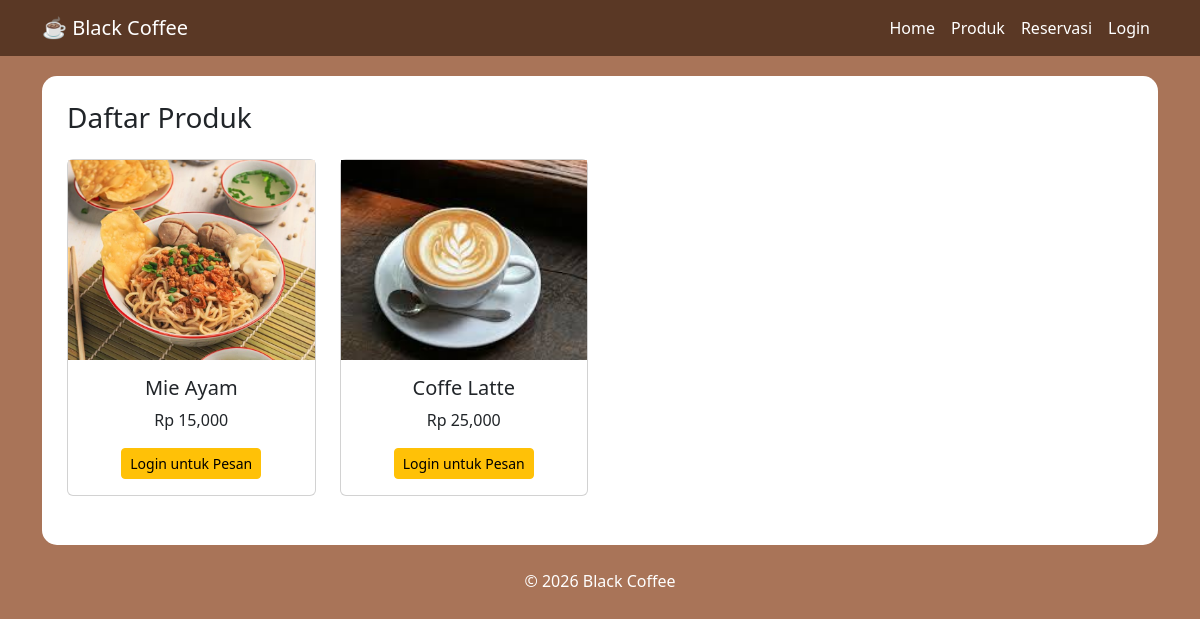
The page /index.php?page=produk on the database its author committed.
### tables this page shows
CREATE TABLE `produk` (
  `id_produk` int(11) NOT NULL,
  `nama_produk` varchar(100) DEFAULT NULL,
  `kategori` varchar(50) DEFAULT NULL,
  `harga` int(11) DEFAULT NULL,
  `gambar` varchar(255) DEFAULT NULL
);

### index.php (called while the page is built, shortened)
<?php
include "dashboard.php";

### produk.php (the view)
<?php
$query = mysqli_query($conn, "SELECT * FROM produk");
?>
<div class="container-box">
<h3 class="mb-4">Daftar Produk</h3>
<div class="row">
<?php while($p = mysqli_fetch_assoc($query)){ ?>
<div class="col-md-3 mb-4">
<div class="card">
<img src="gambar/<?= $p['gambar']; ?>" style="height:200px; object-fit:cover;">
<div class="card-body text-center">
<h5><?= $p['nama_produk']; ?></h5>
<p>Rp <?= number_format($p['harga']); ?></p>
<a href="login.php" class="btn btn-warning btn-sm">
Login untuk Pesan
</a>
</div>
</div>
</div>
<?php } ?>
</div>
</div>

### dashboard.php (style rules this page uses)
body { background:#a97458; }
.container-box { background:white; padding:25px; margin-top:20px; border-radius:15px; }

### rows shown on the page
produk: gambar (picture), nama_produk "Mie Ayam", harga "15,000"
produk: gambar (picture), nama_produk "Coffe Latte", harga "25,000"
